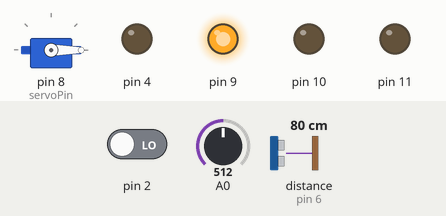
This sketch was run on a simulated Arduino Uno, built with avr-gcc and run on an emulated ATmega328P. On the bench: servo, output pins drawn as LEDs (lit = HIGH). Wiring (inferred from the names in the program): ultrasonic range finder: trigger pin 6; echo pin 6. The test bench sets the inputs (shaded band); at power-on: distance to the obstacle (sensor on pin 6) 80 cm, pin 2 LOW, A0 = 512. The echo pulse lasts 58.3 µs per cm; what the sketch prints to the serial monitor is not drawn.

Above: at 1.2 s.
1.3 s: distance to the obstacle (sensor on pin 6) set to 45 cm
2.8 s: distance to the obstacle (sensor on pin 6) set to 37 cm
At 3.4 s:
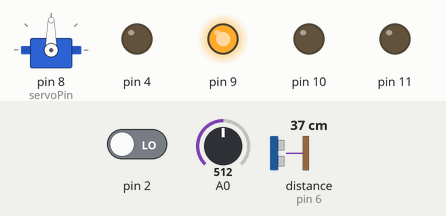
4.3 s: pin 2 driven HIGH
At 6.9 s:
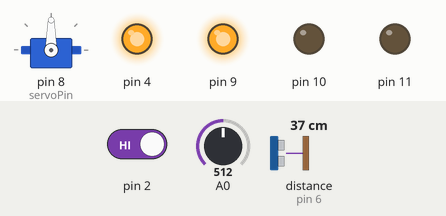
7.3 s: distance to the obstacle (sensor on pin 6) set to 60 cm
At 8.6 s:
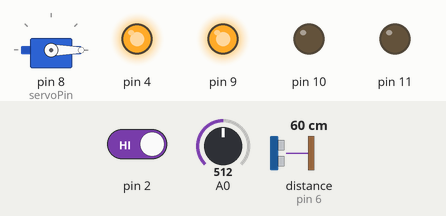
9.3 s: distance to the obstacle (sensor on pin 6) set to 2 cm
At 10.1 s:
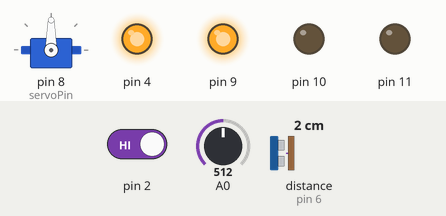
11.3 s: pin 2 driven LOW
At 13.6 s:
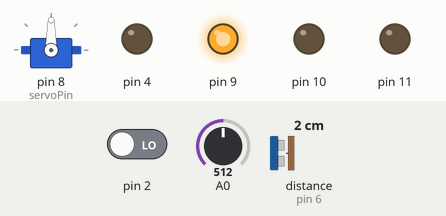
Timing chart, 0 to 15.1 s (numbered marks = the images above; inputs shaded):
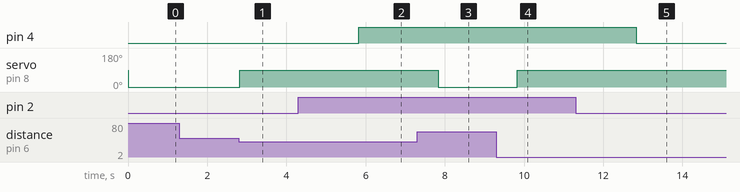

Measured:
- the behaviour switches between 41 and 40 cm on distance to the obstacle (sensor on pin 6) (found by bisection; images 0 and 1)
- after the input at 1.3 s, every drawn part: stays the same
- after the input at 2.8 s, servo on pin 8 (servoPin): 0° → 90° at once
- after the input at 4.3 s, pin 4: LOW → HIGH after 1.5 s
- after the input at 7.3 s, servo on pin 8 (servoPin): 90° → 0° after 0.53 s
- after the input at 9.3 s, servo on pin 8 (servoPin): 0° → 90° after 0.53 s
- after the input at 11.3 s, pin 4: HIGH → LOW after 1.5 s

The sketch:

gautham-code_assignment_1.ino
```cpp
#include<Servo.h>
const int pingPin = 6;
int servoPin = 8;

Servo servo1;

void setup() {

  Serial.begin(9600);
  servo1.attach(servoPin);
  pinMode(2,INPUT);
  pinMode(4,OUTPUT);
  pinMode(9,OUTPUT);
  pinMode(10,OUTPUT);
  pinMode(11,OUTPUT);
  pinMode(A1,INPUT);
  digitalWrite(2,LOW);
  digitalWrite(9,HIGH);

}

void loop() {

  long duration, inches, cm;

  pinMode(pingPin, OUTPUT);
  digitalWrite(pingPin, LOW);
  delayMicroseconds(2);
  digitalWrite(pingPin, HIGH);
  delayMicroseconds(5);
  digitalWrite(pingPin, LOW);

  pinMode(pingPin, INPUT);
  duration = pulseIn(pingPin, HIGH);

  inches = microsecondsToInches(duration);
  cm = microsecondsToCentimeters(duration);

  servo1.write(0);

  if(cm < 40)
  {
    servo1.write(90);
    delay(3000);
  }
  else
  {
    servo1.write(0);
  }

  int pir = digitalRead(2);

  if(pir == HIGH)
  {
    digitalWrite(4,HIGH);
    delay(2000);
  }
  else if(pir == LOW)
  {
    digitalWrite(4,LOW);
  }

  float value=analogRead(A0);
  float temperature=value*0.48;

  Serial.println("temperature");
  Serial.println(temperature);

  if(temperature > 20)
  {
    digitalWrite(12,HIGH);
    digitalWrite(13,LOW);
  }
  else
  {
    digitalWrite(12,LOW);
    digitalWrite(13,LOW);
  }
}

long microsecondsToInches(long microseconds) {
  return microseconds / 74 / 2;
}

long microsecondsToCentimeters(long microseconds) {
  return microseconds / 29 / 2;
}
```
